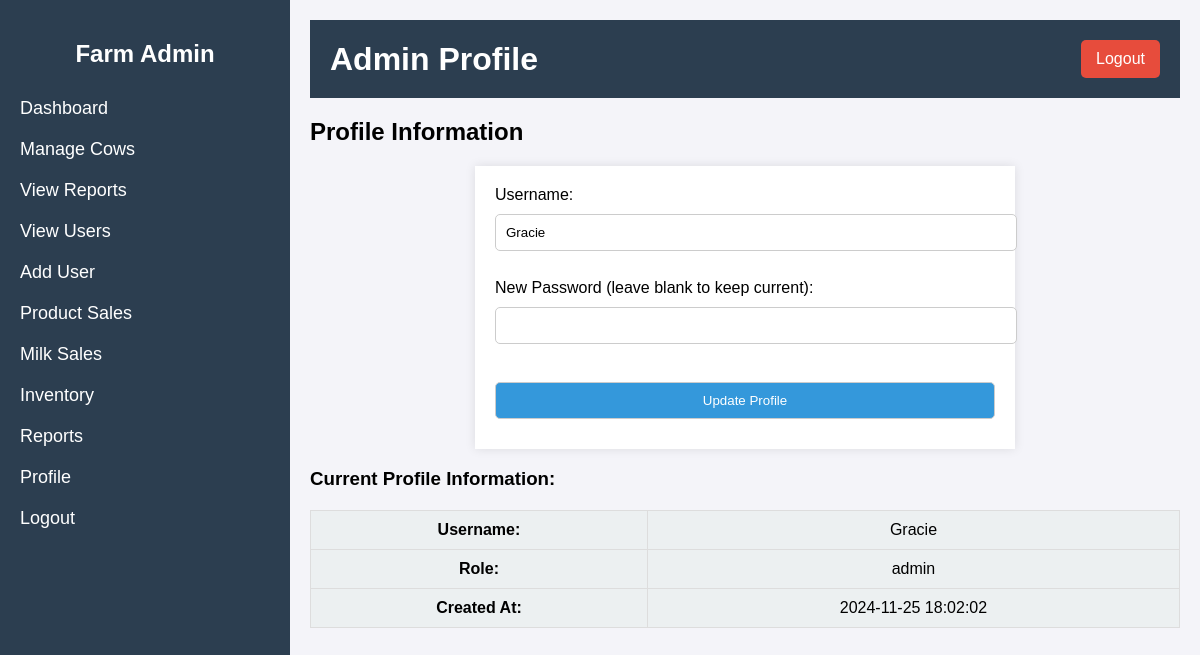
The page /profile2.php (signed in) on the database its author committed.
### tables this page shows
CREATE TABLE `tblusers` (
  `user_id` int(10) UNSIGNED NOT NULL,
  `username` varchar(100) NOT NULL,
  `password` varchar(255) NOT NULL,
  `role` enum('admin','veterinarian','employee') NOT NULL,
  `created_at` timestamp NOT NULL DEFAULT current_timestamp(),
  `email` varchar(255) NOT NULL
);

### profile2.php (the view, shortened to what this page needs)
<?php
include('db_connect.php');
$user_id = $_SESSION['user_id'];
$query = "SELECT * FROM tblusers WHERE user_id = $user_id";
$result = mysqli_query($con, $query);
$user = mysqli_fetch_assoc($result);
?>
<!DOCTYPE html>
<html lang="en">
<head>
    <link rel="stylesheet" href="style2.css">
</head>
<body>
    <div class="container">
        <div class="sidebar">
            <h2>Farm Admin</h2>
             <ul>
                <li><a href="admin_dashboard.php">Dashboard</a></li>
                <li><a href="manage_cows.php">Manage Cows</a></li>
                <li><a href="view_reports.php">View Reports</a></li>
                <li><a href="view_users.php">View Users</a></li>
                <li><a href="add_user.php">Add User</a></li>
                <li><a href="product_sales.php">Product Sales</a></li>
                <li><a href="milk_sales.php">Milk Sales</a></li>
                <li><a href="inventory.php">Inventory</a></li>
                <li><a href="report.php">Reports</a></li>
                <li><a href="profile2.php">Profile</a></li>
                <li><a href="logout.php">Logout</a></li>
            </ul>
        </div>
        <div class="main-content">
            <div class="header">
                <h1>Admin Profile</h1>
                <a href="logout.php" class="logout-btn">Logout</a>
            </div>
            <div class="content">
                <h2>Profile Information</h2>
                <form method="POST" action="">
                    <label for="username">Username:</label>
                    <input type="text" name="username" value="<?php echo htmlspecialchars($user['username']); ?>" required><br><br>
                    <label for="password">New Password (leave blank to keep current):</label>
                    <input type="password" name="password"><br><br>
                    <button type="submit" name="update_profile">Update Profile</button>
                </form>
                <h3>Current Profile Information:</h3>
                <table>
                    <tr>
                        <td><strong>Username:</strong></td>
                        <td><?php echo htmlspecialchars($user['username']); ?></td>
                    </tr>
                    <tr>
                        <td><strong>Role:</strong></td>
                        <td><?php echo htmlspecialchars($user['role']); ?></td>
                    </tr>
                    <tr>
                        <td><strong>Created At:</strong></td>
                        <td><?php echo htmlspecialchars($user['created_at']); ?></td>
                    </tr>
                </table>
            </div>
        </div>
    </div>
</body>
</html>

### style2.css (style rules this page uses)
body { font-family: Arial, sans-serif; margin: 0; padding: 0; background-color: #f4f4f9; }
.container { display: flex; height: 100vh; }
.sidebar { width: 250px; background-color: #2c3e50; color: white; padding: 20px; height: 100%; }
.sidebar h2 { text-align: center; margin-bottom: 30px; }
.sidebar ul { list-style-type: none; padding: 0; }
.sidebar ul li { margin: 20px 0; }
.sidebar ul li a { color: white; text-decoration: none; font-size: 18px; }
.main-content { flex-grow: 1; padding: 20px; }
.header { display: flex; justify-content: space-between; align-items: center; background-color: #2c3e50; color: white; padding: 20px; }
.header h1 { margin: 0; }
.logout-btn { background-color: #e74c3c; color: white; padding: 10px 15px; border-radius: 5px; text-decoration: none; }
table { width: 100%; border-collapse: collapse; margin-top: 20px; }
table, th, td { border: 1px solid #ddd; }
th, td { padding: 10px; text-align: center; }
td { background-color: #ecf0f1; }
form { max-width: 500px; margin: 0 auto; background-color: white; padding: 20px; box-shadow: 0px 0px 10px rgba(0, 0, 0, 0.1); }
form input, form button { width: 100%; padding: 10px; margin: 10px 0; border: 1px solid #ccc; border-radius: 5px; }
form button { background-color: #3498db; color: white; cursor: pointer; }

### rows shown on the page
tblusers: username "Gracie", role "admin", created_at "2024-11-25 18:02:02"
